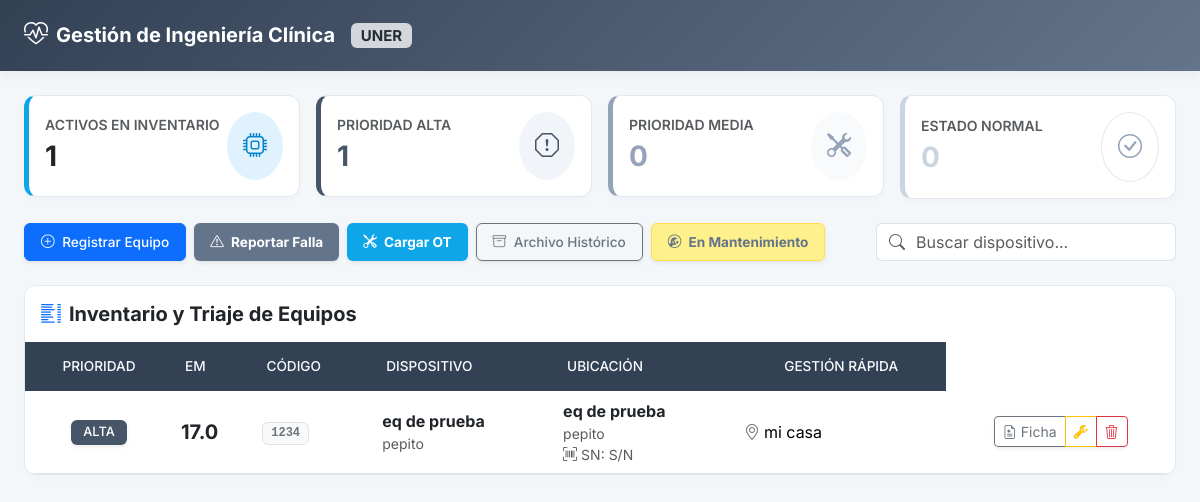
Before: / with the older database file.
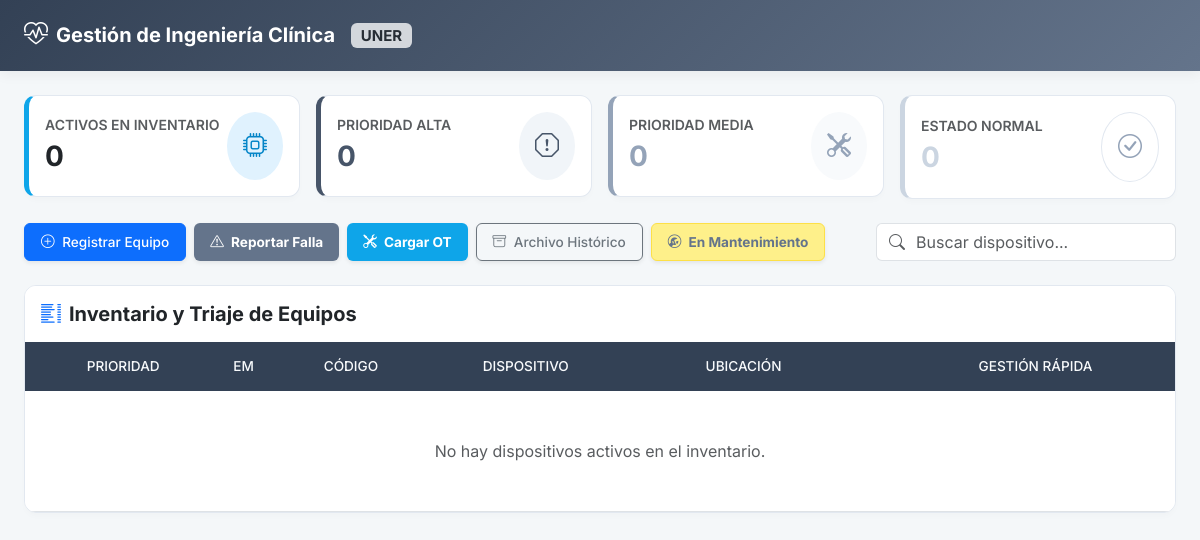
After: the same page with the newer database file.
### tables this page shows
CREATE TABLE equipos (
        id INTEGER PRIMARY KEY AUTOINCREMENT,
        codigo_trazabilidad TEXT UNIQUE NOT NULL,
        numero_serie TEXT NOT NULL,
        nombre TEXT NOT NULL,
        marca TEXT NOT NULL,
        ubicacion TEXT NOT NULL,
        puntaje_funcion REAL DEFAULT 5.0,
        puntaje_aplicacion REAL DEFAULT 5.0,
        puntaje_mantenimiento REAL DEFAULT 3.0,
        manual_url TEXT,
        estado TEXT DEFAULT 'Activo'
        
    );

### app.py (the view)
@app.route("/")
def panel_principal():
    filas = obtener_equipos()
    equipos = procesar_triaje_equipos(filas)
    return render_template("index.html", equipos=equipos)

### algoritmos.py (called while the page is built)
def calcular_indice_em(funcion, aplicacion, mantenimiento, cantidad_fallas):
    puntaje_historia = float(cantidad_fallas) * 2.0
    return float(funcion) + float(aplicacion) + float(mantenimiento) + puntaje_historia

def clasificar_prioridad(em):
    if em >= 16.0:
        return "ALTA", "danger"
    elif em >= 12.0:
        return "MEDIA", "warning"
    return "BAJA", "success"

def procesar_triaje_equipos(filas_sql):
    equipos_procesados = []
    for fila in filas_sql:
        eq = dict(fila)
        em = calcular_indice_em(
            eq["puntaje_funcion"],
            eq["puntaje_aplicacion"],
            eq["puntaje_mantenimiento"],
            eq["cantidad_fallas"]
        )
        prioridad, color = clasificar_prioridad(em)
        eq["indice_em"] = em
        eq["prioridad"] = prioridad
        eq["color_badge"] = color
        equipos_procesados.append(eq)
    equipos_procesados.sort(key=lambda x: x["indice_em"], reverse=True)
    return equipos_procesados

### db.py (called while the page is built)
def obtener_conexion():
    conexion = sqlite3.connect(RUTA_BD)
    conexion.row_factory = sqlite3.Row
    conexion.execute("PRAGMA foreign_keys = ON;")
    return conexion

### templates/index.html (shortened to what the changed rows need)
<!DOCTYPE html>
<html lang="es">
<head>
    <link href="https://cdn.jsdelivr.net/npm/bootstrap@5.3.3/dist/css/bootstrap.min.css" rel="stylesheet">
    <link rel="stylesheet" href="https://cdn.jsdelivr.net/npm/bootstrap-icons@1.11.3/font/bootstrap-icons.min.css">
</head>
<body>
<div class="container-fluid px-4 pb-5">
    <div class="row g-3 mb-4">
        <div class="col-md-3">
            <div class="card stat-card p-3">
                <div class="d-flex justify-content-between align-items-center">
                    <div>
                        <div class="text-muted small fw-semibold">ACTIVOS EN INVENTARIO</div>
                        <div class="fs-3 fw-bold text-dark">{{ equipos|length }}</div>
                    </div>
                </div>
            </div>
        </div>
        <div class="col-md-3">
            <div class="card stat-card stat-danger p-3">
                <div class="d-flex justify-content-between align-items-center">
                    <div>
                        <div class="text-muted small fw-semibold">PRIORIDAD ALTA</div>
                        <div class="fs-3 fw-bold" style="color: #475569;">{{ equipos|selectattr('prioridad', 'equalto', 'ALTA')|list|length }}</div>
                    </div>
                </div>
            </div>
        </div>
    </div>
    <div class="card overflow-hidden">
        <div class="table-responsive">
            <table class="table table-hover align-middle mb-0" id="tablaEquipos">
                <thead>
                    <tr>
                        <th class="text-center">Prioridad</th>
                        <th>EM</th>
                        <th>Código</th>
                        <th>Dispositivo</th>
                        <th>Ubicación</th>
                        <th class="text-center">Gestión Rápida</th>
                    </tr>
                </thead>
                <tbody>
                    {% for eq in equipos %}
                    <tr>
                        <td class="text-center">
                            <span class="badge bg-{{ eq.color_badge }} badge-priority shadow-sm">{{ eq.prioridad }}</span>
                        </td>
                        <td>
                            <span class="fs-5 fw-bold text-dark">{{ "%.1f"|format(eq.indice_em) }}</span>
                        </td>
                        <td><span class="badge bg-light text-secondary font-monospace border">{{ eq.codigo_trazabilidad }}</span></td>
                        <td>
                            <div class="fw-bold text-dark">{{ eq.nombre }}</div>
                            <div class="text-muted small">{{ eq.marca }}</div>
                        </td>
                        <td>
                            <div class="fw-bold text-dark">{{ eq.nombre }}</div>
                            <div class="text-muted small">{{ eq.marca }}</div>
                            <div class="text-muted small"><i class="bi bi-upc-scan me-1"></i>SN: {{ eq.numero_serie or 'S/N' }}</div>
                        </td>
                        <td><i class="bi bi-geo-alt text-secondary me-1"></i>{{ eq.ubicacion }}</td>
                        <td class="text-center">
                            <div class="btn-group shadow-sm" role="group">
                                <a href="/equipo/{{ eq.id }}" class="btn btn-outline-secondary btn-sm" title="Historia Clínica">
                                    <i class="bi bi-file-earmark-medical"></i> Ficha
                                </a>
                                <a href="/equipo/{{ eq.id }}/enviar_mantenimiento" class="btn btn-outline-warning btn-sm" title="Enviar a Mantenimiento">
                                    <i class="bi bi-wrench-adjustable"></i>
                                </a>
                                <a href="/eliminar/{{ eq.id }}" class="btn btn-outline-danger btn-sm" onclick="return confirm('¿Confirma la baja del activo?');" title="Dar de Baja">
                                    <i class="bi bi-trash3"></i>
                                </a>
                            </div>
                        </td>
                    </tr>
                    {% else %}
                    <tr>
                        <td colspan="6" class="text-center py-5 text-muted">No hay dispositivos activos en el inventario.</td>
                    </tr>
                    {% endfor %}
                </tbody>
            </table>
        </div>
    </div>
</div>
</body>
</html>

Changed rows visible on the page:
no longer on this page (row edited): equipos: prioridad "ALTA", indice_em "17.0", codigo_trazabilidad "1234", nombre "eq de prueba", marca "pepito", numero_serie "S/N", ubicacion "mi casa"
Other visible differences:
{{ equipos|length }}: "1" → "0"
{{ equipos|selectattr('prioridad', 'equalto', 'ALTA')|list|length }}: "1" → "0"
text now shown: "No hay dispositivos activos en el inventario."
